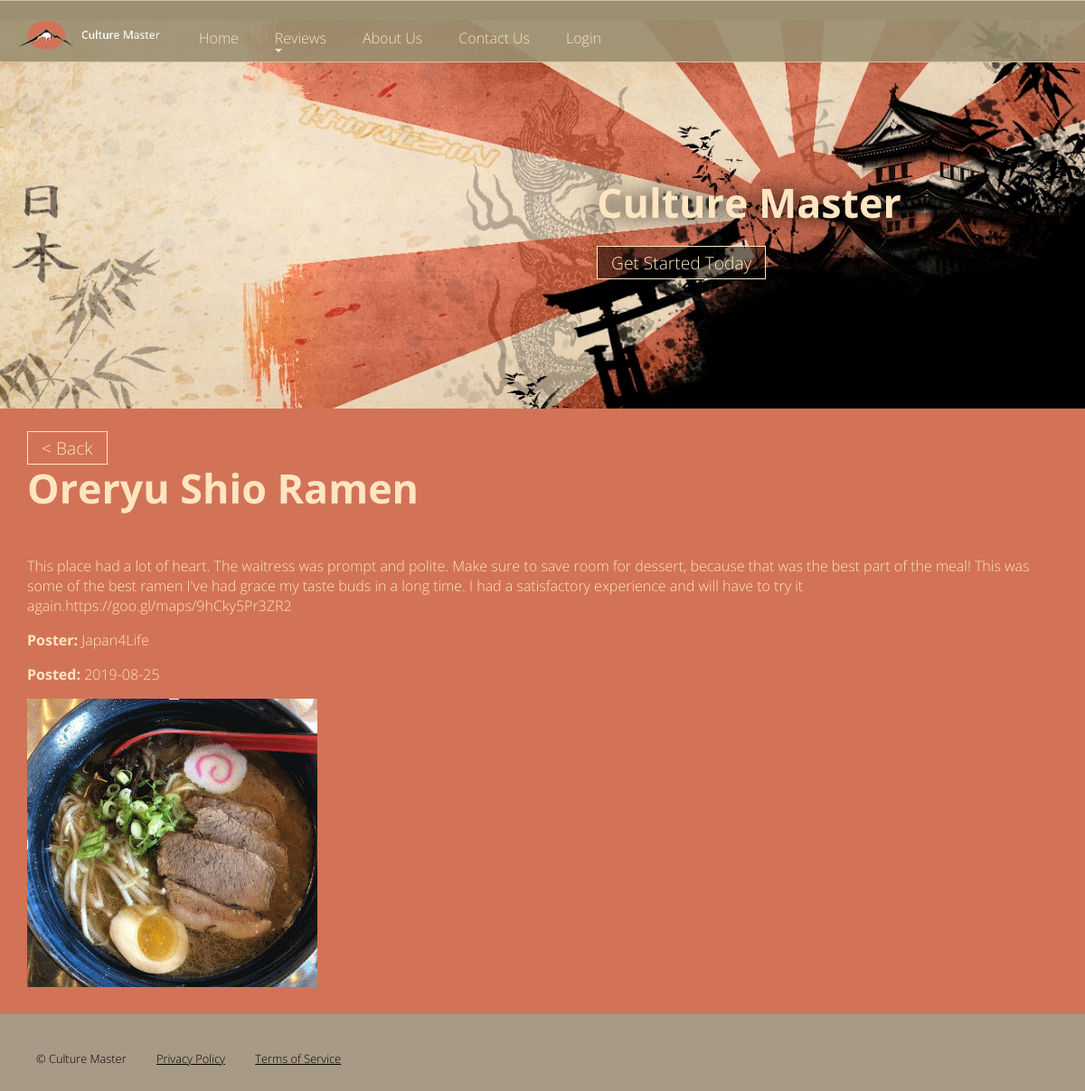
Page /home/review/6 on the committed database.
### home/models.py (models this page shows, shortened)
class Review(models.Model):
    TYPE_CHOICES = (
        ('Food', 'Food'),
        ('Activities', 'Activities'),
        ('Accommodation', 'Accommodation')
    )
    title = models.CharField(max_length=50)
    type = models.CharField(choices=TYPE_CHOICES, max_length=30, default=2)
    content = models.CharField(max_length=4096)
    poster = models.ForeignKey(
        settings.AUTH_USER_MODEL, on_delete=models.SET_NULL, null=True)
    posted = models.CharField(max_length=16, default=timezone.now().date())
    image = models.ImageField(upload_to='review_Images/')
    readonly_fields = ('posted', 'poster')

### home/views.py (the view)
# urls.py: path('review/<int:pk>', views.ReviewDetailView.as_view(), name='review_detail'),
class ReviewDetailView(generic.DetailView):
    model = Review
    template_name = 'home/review_details.html'

### home/templates/home/review_details.html
{% extends "base.html" %}
{% block content %}
    <section class="about">
        <article>
            <a id="BackButton"></a>
            <h1>{{ review.title|capfirst }} </h1>
            <p class="reviewContents">{{ review.content }} </p>
            <p><b>Poster:</b> {{ review.poster }} </p>
            <p><b>Posted:</b> {{ review.posted }} </p>
            <img id="reviewImage" src="{{ review.image.url }}">
        </article>
    </section>
{% endblock %}

### static/css/css.css (style rules this page uses)
body, input, textarea { font-family: 'Open Sans', sans-serif; font-size: 16px; font-weight: 300; color: #ffe5c1; margin: 0; padding: 0; }
html { background-color: #A89A87 }
h1 { margin: 0 0 1em 0; font-size: 2.8em; font-weight: 700; }
p { margin: 0 0 1em 0; }
a { color: #ffe5c1; }
.btn, #titleButton, #id_image { font-family: 'Open Sans', sans-serif; font-size: 1.2em; text-decoration: none; color: #ffe5c1; border: 1px solid #ffe5c1; padding: 4px 15px; transition: background-color .5s; background-color: #000000; background-color: rgba(0, 0, 0, 0); }
#reviewImage { max-width: 100%; }
section { padding: 0 30px; }
section::after { content: ''; display: block; clear: both; }
section.recentReviewClass, section.about { background-color: #D27357; padding-top: 30px; padding-bottom: 30px; color: #ffe5c1 }
.reviewContents { overflow-wrap: break-word; }

### rows in the picture
Review: title "Oreryu Shio Ramen", content "This place had a lot of heart. The waitress was prompt and polite. Make sure to save room for dessert, because that was the best part of the meal! This was some of the best ramen I've had grace my taste buds in a long time. I had a satisfactory experience and will have to try it again.https://goo.gl/maps/9hCky5Pr3ZR2", poster "Japan4Life", posted "2019-08-25", image (picture)
